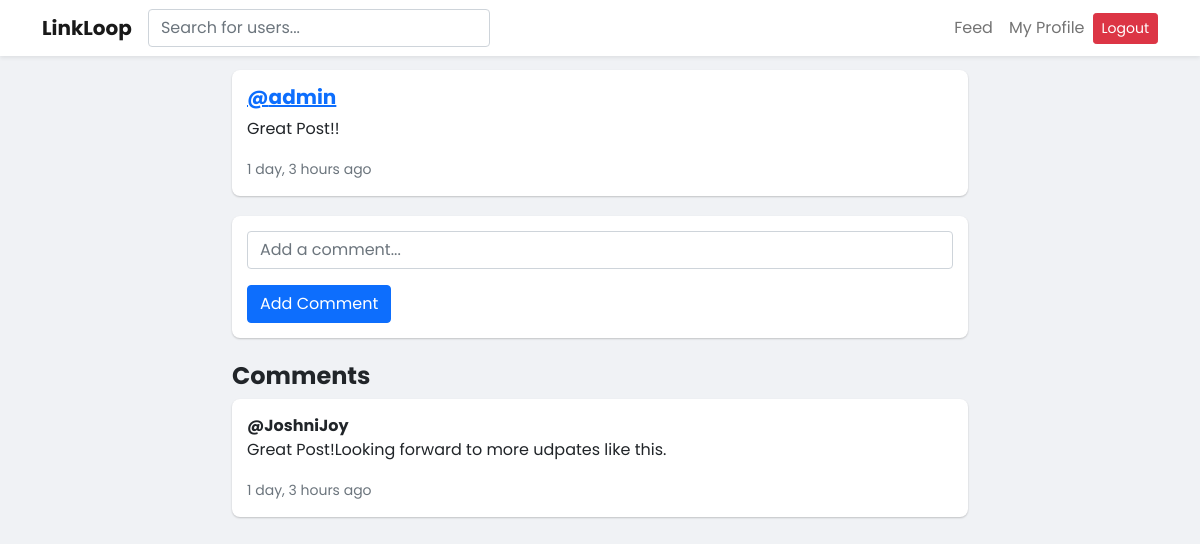
The page /post/1/ (signed in) on the database its author committed.
### social/models.py (models this page shows, shortened)
class Post(models.Model):
    author = models.ForeignKey(User, on_delete=models.CASCADE)
    content = models.TextField(max_length=280)
    image = models.ImageField(upload_to='post_images/', blank=True, null=True) # <-- KEY MODIFICATION
    created_at = models.DateTimeField(auto_now_add=True)
    likes = models.ManyToManyField(User, related_name='liked_posts', blank=True)
    class Meta:
        ordering = ['-created_at']

class Comment(models.Model):
    post = models.ForeignKey(Post, related_name='comments', on_delete=models.CASCADE)
    author = models.ForeignKey(User, on_delete=models.CASCADE)
    text = models.TextField(max_length=150)
    created_at = models.DateTimeField(auto_now_add=True)
    class Meta:
        ordering = ['created_at']

### social/views.py (the view)
# urls.py: path('post/<int:post_id>/', views.post_detail_view, name='post_detail'),
@login_required
def post_detail_view(request, post_id):
    post = get_object_or_404(Post, id=post_id)
    comment_form = CommentForm()
    comments = post.comments.all()
    return render(request, 'social/post_detail.html', {'post': post, 'comment_form': comment_form, 'comments': comments})

### social/forms.py
class CommentForm(forms.ModelForm):
    text = forms.CharField(widget=forms.TextInput(attrs={
        'placeholder': 'Add a comment...',
        'class': 'form-control'
    }), label="")
    class Meta:
        model = Comment
        fields = ['text']

### social/templates/social/post_detail.html (shortened to what this page needs)
{% extends 'social/base.html' %}
{% block content %}
<div class="row">
    <div class="col-md-8 offset-md-2">
        <div class="post-card">
            <h5><a href="{% url 'profile' post.author.username %}">@{{ post.author.username }}</a></h5>
            <p>{{ post.content }}</p>
            <small class="text-muted">{{ post.created_at|timesince }} ago</small>
        </div>
        <div class="post-card mt-3">
            <form action="{% url 'add_comment' post.id %}" method="post">
                {{ comment_form.as_p }}
                <button type="submit" class="btn btn-primary">Add Comment</button>
            </form>
        </div>
        <h4 class="mt-4">Comments</h4>
        {% for comment in post.comments.all %}
            <div class="post-card">
                <strong>@{{ comment.author.username }}</strong>
                <p>{{ comment.text }}</p>
                <small class="text-muted">{{ comment.created_at|timesince }} ago</small>
            </div>
        {% empty %}
            <p>No comments yet. Be the first!</p>
        {% endfor %}
    </div>
</div>
{% endblock %}

### social/templates/social/base.html (style rules this page uses)
body { background-color: #f0f2f5; padding-top: 70px; font-family: 'Poppins', sans-serif; font-size: 16px; font-weight: 400; }
h1, h2, h3, h4, h5, h6 { font-weight: 700; }
.post-card { background-color: #fff; border-radius: 8px; margin-bottom: 20px; padding: 15px; box-shadow: 0 1px 2px rgba(0,0,0,0.2); }

### rows shown on the page
Post: author.username "admin", content "Great Post!!", created_at "1 day, 3 hours"
Comment: author.username "JoshniJoy", text "Great Post!Looking forward to more udpates like this.", created_at "1 day, 3 hours"
